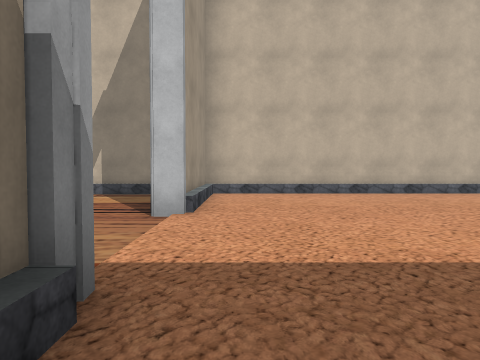
view 1 (above)

23 first-person views from a walk through a scene from a Unity 3-D project. The camera is 1.4 m above the floor, tilts 2° down and sees 70° across. The floor is counted in squares, 2 m on a side. Each view is taken from the middle of a square. On the plan, view 1 faces up. The plan holds only what a view shows up to about 11 squares ahead; the rest is blank. The place goes on beyond the plan. The player is left out. Some surface patterns are stand-ins.

view 2
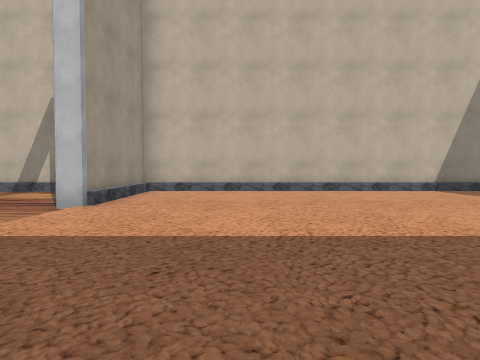

view 3
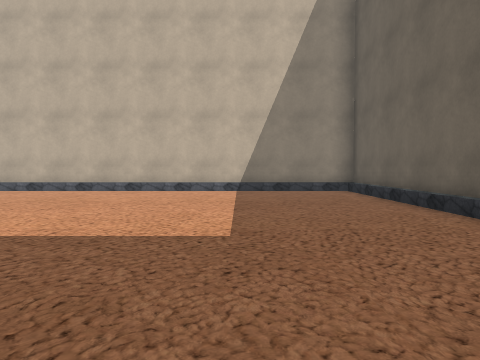

view 4
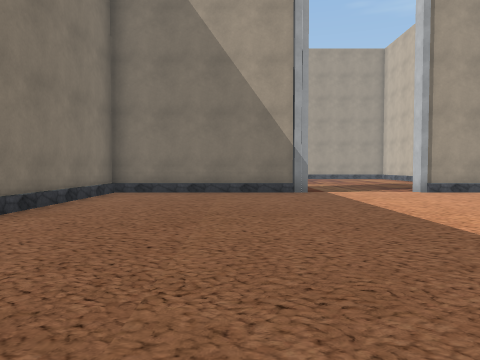

view 5
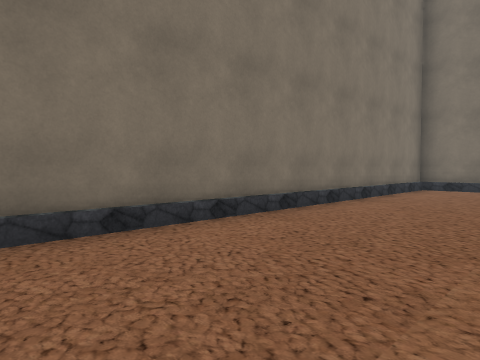

view 6
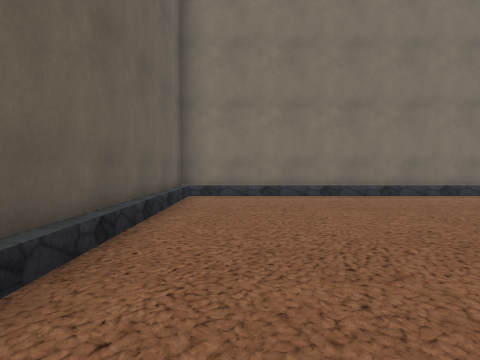

view 7
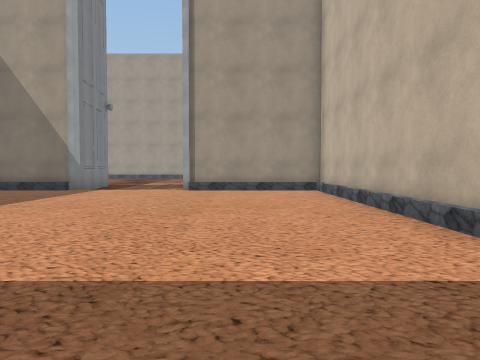

view 8
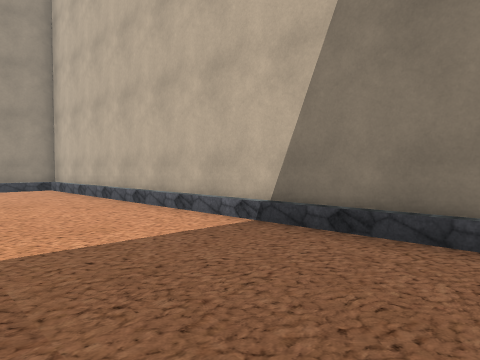

view 9
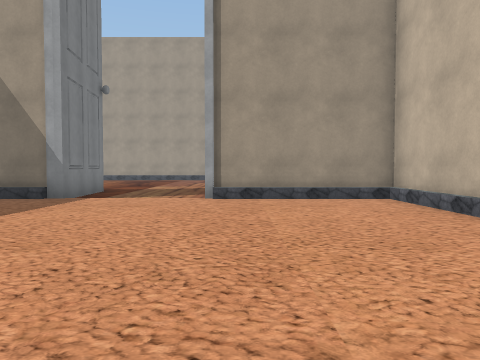

view 10
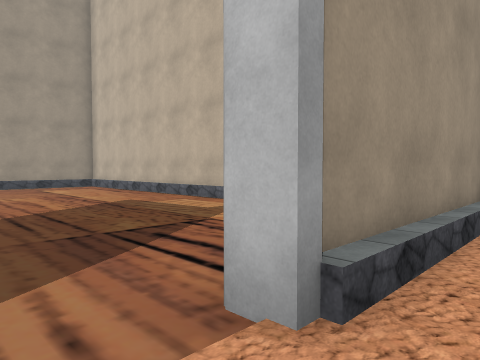

view 11
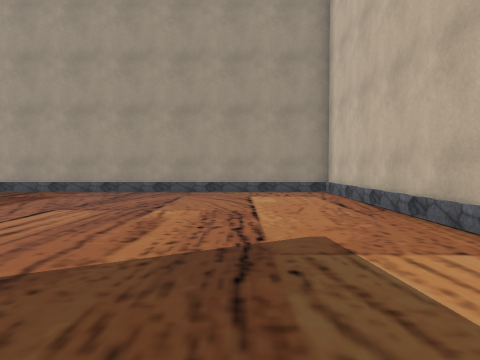

view 12
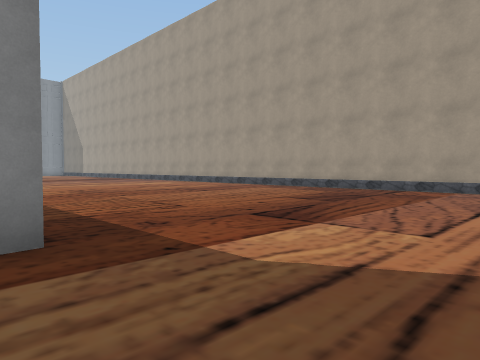

view 13
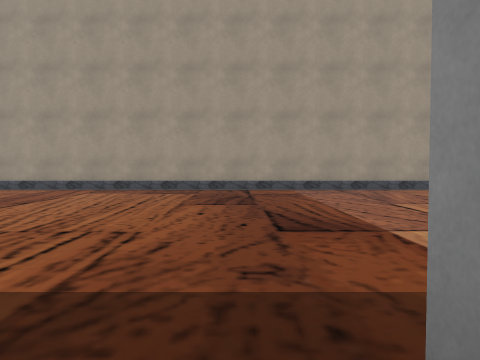

view 14
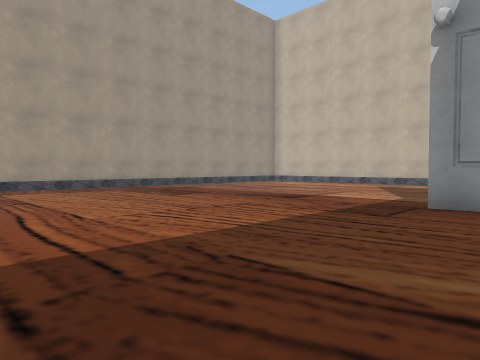

view 15
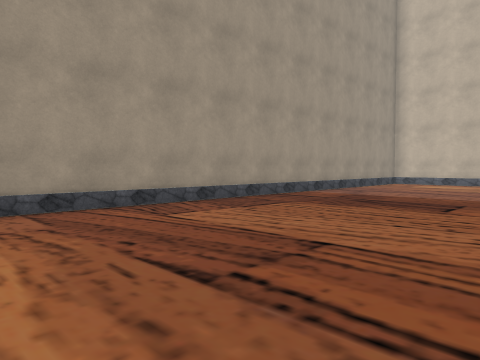

view 16
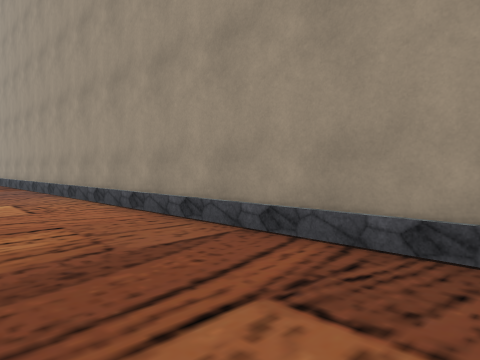

view 17
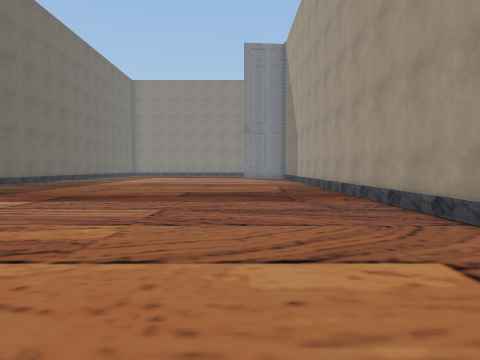

view 18
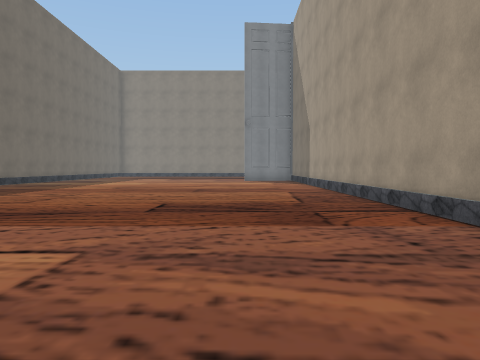

view 19
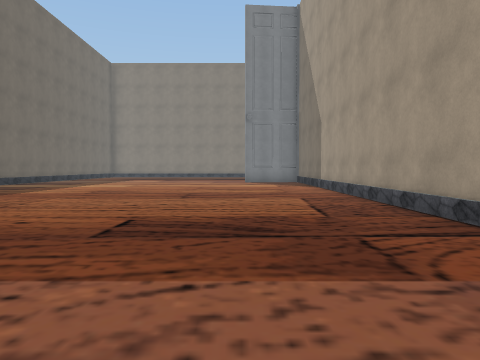

view 20
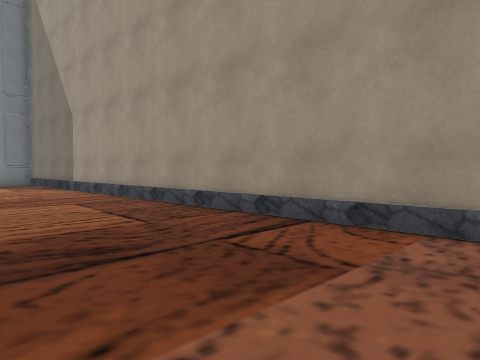

view 21
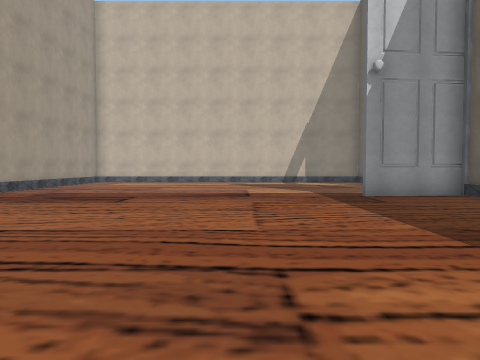

view 22
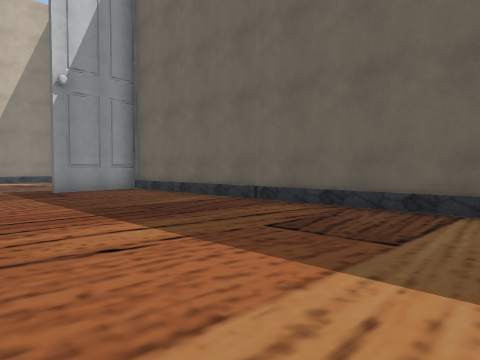

view 23
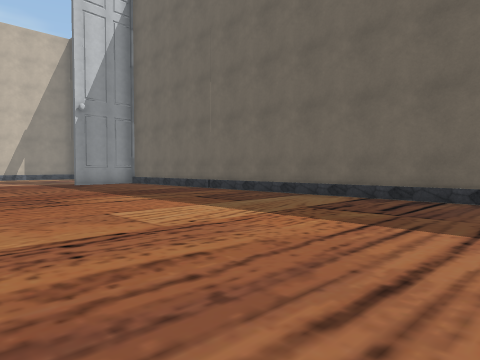

### Floor plan
Points are (right, up) in squares from view 1. A wall is a line through its corners. A room is listed if a view was taken in it or the views show most of it. See-through windows are left out.
Room 1 (views 1, 2, 3, 4, 5, 6, 7, 8, 9, 10)
walls: (-1, 1.9) (-1, -3.7) (11.5, -3.7) (11.5, 9.6) (-1, 9.6) (-1, 5.2)
ways out: opening at (0, 4) to room 2
Room 2 (views 11, 12, 13, 14, 15, 16, 17, 18, 19, 20, 21, 22, 23)
walls: (-1.3, -11.8) (-1.3, 1.7) (-4, 1.5); (-4, 1.7) (-1, 1.9); (-1, 5.2) (-1.4, 5.2); (-2.4, 9.6) (-13.9, 9.6) (-13.9, -23.5)
ways out: opening at (0, 4) to room 1

Where each view was taken, in squares from view 1:
view 1: 0 up, 0 right, facing up
view 2: 1 down, 2 right, facing up
view 3: 1 down, 8 right, facing up
view 4: 0 up, 9 right, facing left
view 5: 0 up, 11 right, facing down-left
view 6: 5 up, 10 right, facing down
view 7: 7 up, 10 right, facing left
view 8: 6 up, 11 right, facing up-left
view 9: 6 up, 7 right, facing left
view 10: 4 up, 0 right, facing up-left
view 11: 7 up, 4 left, facing left
view 12: 5 up, 3 left, facing down-left
view 13: 1 up, 3 left, facing left
view 14: 5 down, 2 left, facing up-left
view 15: 6 down, 8 left, facing up-left
view 16: 2 down, 11 left, facing down-left
view 17: 7 down, 11 left, facing down
view 18: 10 down, 11 left, facing down
view 19: 12 down, 11 left, facing down
view 20: 13 down, 10 left, facing down-left
view 21: 7 down, 7 left, facing up
view 22: 9 down, 7 left, facing up-right
view 23: 13 down, 9 left, facing up-right
